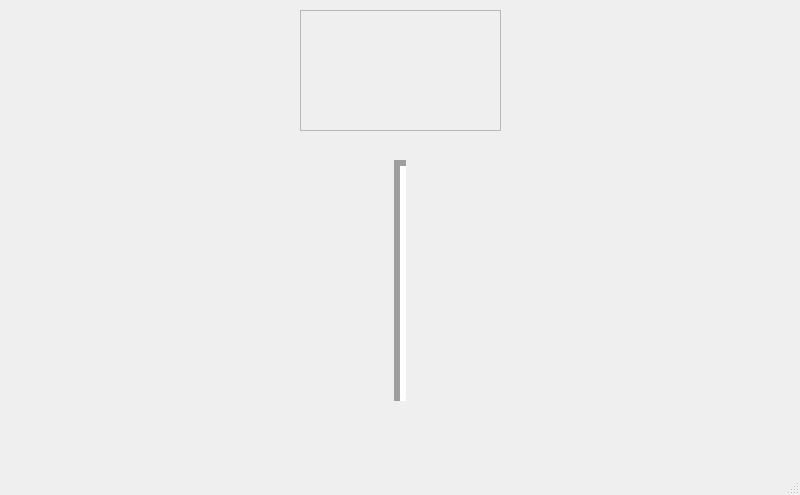
<?xml version="1.0" encoding="UTF-8"?>
<ui version="4.0">
 <class>Janela_Introducao</class>
 <widget class="QMainWindow" name="Janela_Introducao">
  <property name="enabled">
   <bool>true</bool>
  </property>
  <property name="geometry">
   <rect>
    <x>0</x>
    <y>0</y>
    <width>800</width>
    <height>495</height>
   </rect>
  </property>
  <property name="windowTitle">
   <string>Bem Vindo ao L'epeé</string>
  </property>
  <widget class="QWidget" name="centralwidget">
   <widget class="Line" name="line">
    <property name="geometry">
     <rect>
      <x>390</x>
      <y>160</y>
      <width>20</width>
      <height>241</height>
     </rect>
    </property>
    <property name="lineWidth">
     <number>6</number>
    </property>
    <property name="orientation">
     <enum>Qt::Vertical</enum>
    </property>
   </widget>
   <widget class="QScrollArea" name="scrollArea_3">
    <property name="geometry">
     <rect>
      <x>300</x>
      <y>10</y>
      <width>201</width>
      <height>121</height>
     </rect>
    </property>
    <property name="widgetResizable">
     <bool>true</bool>
    </property>
    <widget class="QWidget" name="scrollAreaWidgetContents_3">
     <property name="geometry">
      <rect>
       <x>0</x>
       <y>0</y>
       <width>199</width>
       <height>119</height>
      </rect>
     </property>
    </widget>
   </widget>
   <widget class="QWidget" name="alunoWidget" native="true">
    <property name="geometry">
     <rect>
      <x>50</x>
      <y>160</y>
      <width>251</width>
      <height>241</height>
     </rect>
    </property>
   </widget>
   <widget class="QWidget" name="profWidget" native="true">
    <property name="geometry">
     <rect>
      <x>490</x>
      <y>160</y>
      <width>251</width>
      <height>241</height>
     </rect>
    </property>
   </widget>
  </widget>
  <widget class="QMenuBar" name="menubar">
   <property name="geometry">
    <rect>
     <x>0</x>
     <y>0</y>
     <width>800</width>
     <height>21</height>
    </rect>
   </property>
  </widget>
  <widget class="QStatusBar" name="statusbar"/>
 </widget>
 <resources/>
 <connections/>
</ui>
